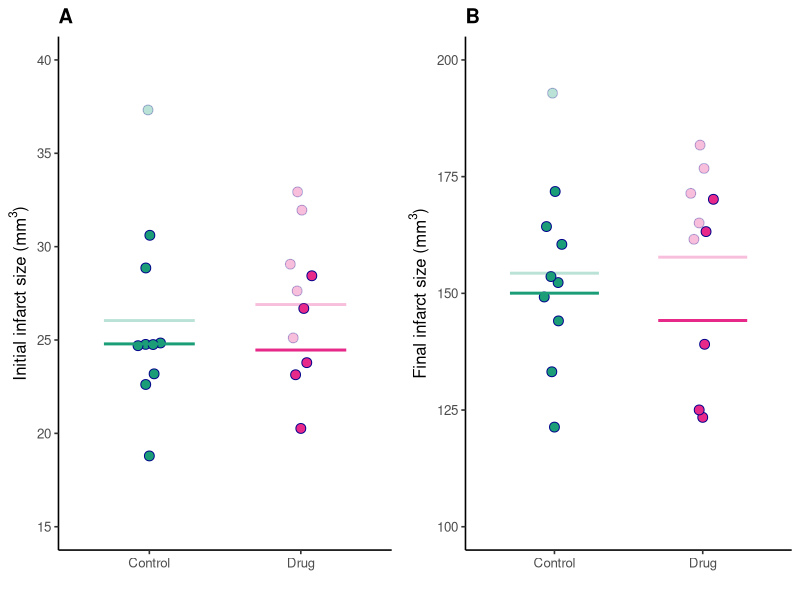

Here is the R script that generated this plot:
library(tidyverse)
library(gridExtra)
library(ggbeeswarm)


# settings for styling visualization
cols <- RColorBrewer::brewer.pal(6, "Dark2")
theme_set(theme_classic(base_size = 12))
letter <- theme(plot.title = element_text(face="bold"))


#######################################
# function to simulate collider bias   
#######################################

sim.dat <- function(N, b_0, b_1, b_2, g_0, g_1, g_2,
                    sd_w, sd_y, cutoff_W){
  A <- rep(0:1, each=N)
  
  # causal model
  L <- rnorm(n = 2*N, mean = 25, sd = 5)
  W <- g_0 + g_1 * A + g_2*L + rnorm(N, 0, sd_w)
  Y <- b_0  + b_1 * A + b_2 * L+ rnorm(N, 0, sd_y)
  S <- W >= quantile(W, probs = cutoff_W)
  
  return(data.frame(A, L, Y, W, S))    
}


############################################
# creating a illustrative example dataset  
# for Fig 2 and Fig 3                       
############################################

set.seed(290) # reproduces a specific random sample  

#########################################################
# d is the complete data set (corresponding to Model 1)
# d_s is the censored data set (corresponding to Model 2)
# attrition is moderate (30%), negative side-effects on 
# animal welfare are moderate 
# total sample size chosen is n = 20 


d <- sim.dat(N=10, b_0=50, b_1= 0 , b_2 = 4,
             g_0= 3, g_1= -3, g_2 = -1, 
             sd_w= 2, sd_y= 10, cutoff_W = 0.3)


d_s<-d %>% filter(S == 1)

#########################################################


#########################################################
#mutating data to prepare for visualization 
d <- d %>%
  mutate(cols=factor(d$A, labels = c(cols[1],cols[4])),
         pch=recode(A, `0`=1, `1`=17),
         S1 =factor(d$S, labels = c(0,1)),
         bg = recode(S1, `0`= 0.3, `1`=1 ),
         X1=factor(recode(A, `0`="Control", `1`="Drug")))

d_s<-d_s%>%
  mutate(cols=factor(d_s$A, labels = c(cols[1],cols[4])),
         pch=recode(A, `0`=1, `1`=17),
         X1=factor(recode(A, `0`="Control", `1`="Drug")))

d_summary<-d%>%group_by(A)%>%
  summarize(mean_L = mean(L),
            mean_Y = mean(Y),
            sd_L = sd(L), 
            sd_Y = sd(Y))%>%
  mutate(cols = c(cols[1],cols[4]), 
         xend = c(1.3, 2.3), 
         x = c(0.7, 1.7))

d_s_summary<-d_s%>%group_by(A)%>%
  summarize(mean_L = mean(L),
            mean_Y = mean(Y),
            sd_L = sd(L), 
            sd_Y = sd(Y))%>%
  mutate(cols = c(cols[1],cols[4]), 
         xend = c(1.3, 2.3), 
         x = c(0.7, 1.7))

#######################################################



######################################################
# visualization for Figure 2 


fig2<-grid.arrange(
  ggplot()+
    geom_quasirandom(data = d, aes(y = L, x = X1), shape=21, 
                     color="darkblue", fill = d$cols, alpha = d$bg, 
                     size = 3, width=0.1)+
    geom_segment(data = d_summary, 
                 aes(x = x, y = mean_L, yend = mean_L, xend = xend),
                 color = d_summary$cols, linewidth = 1, alpha = 0.3)+
    geom_segment(data = d_s_summary, 
                 aes(x = x, y = mean_L, yend = mean_L, xend = xend),
                 color = d_summary$cols, linewidth = 1, alpha = 1)+
    ylab(expression("Initial infarct size (mm" ^3*")")) + 
    xlab("") + 
    ylim(15, 40) + 
    ggtitle("A")+
    letter, 
  
  
  ggplot() +
    geom_quasirandom(data = d, aes(y=Y, x=X1, group = X1), 
                     shape=21, color="darkblue", fill = d$cols, 
                     alpha = d$bg, size = 3, width = 0.1) +
    geom_segment(data = d_summary, 
                 aes(x = x, y = mean_Y, yend = mean_Y, xend = xend),
                 color = d_summary$cols, linewidth = 1, alpha = 0.3)+
    geom_segment(data = d_s_summary, 
                 aes(x = x, y = mean_Y, yend = mean_Y, xend = xend),
                 color = d_summary$cols, linewidth = 1, alpha = 1)+
    ylab(expression("Final infarct size (mm"^3*")")) + 
    xlab("") + 
    ylim(100, 200) + 
    ggtitle("B")+
    letter,
  
  nrow=1, ncol=2)

fig2 

###########################################################





